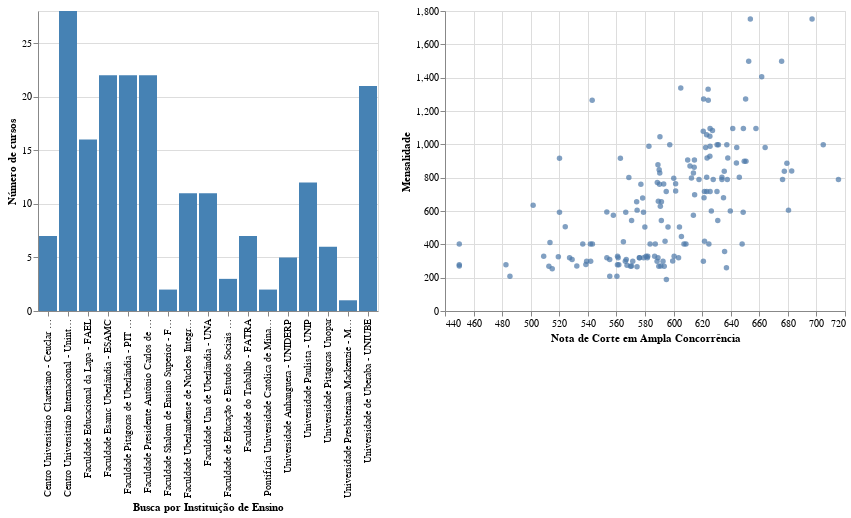

Notebook cell for this chart:
### Code cell
selecao = alt.selection_multi(fields=['universidade_nome'])

hist = alt.Chart(cursos_uberlandia).mark_bar().encode(

    x = alt.X(
        'universidade_nome:N',
        axis = alt.Axis(title = 'Busca por Instituição de Ensino')
        ),

    y = alt.Y(
        'count()',
        axis = alt.Axis(title = 'Número de cursos')
        ),

    color = alt.condition(selecao,alt.value('steelblue'),alt.value('lightgray'), legend = None)
).add_selection(
    selecao
)

point = alt.Chart(cursos_uberlandia).mark_circle().encode(
    x = alt.X('nota_integral_ampla:Q',
              scale = alt.Scale(zero = False),
              axis = alt.Axis(title = 'Nota de Corte em Ampla Concorrência')
              ),

    y = alt.Y('mensalidade:Q',
              scale = alt.Scale(zero = False),
              axis = alt.Axis(title = 'Mensalidade')
             ),

    tooltip = ['nome', 'nota_integral_ampla', 'mensalidade']
).transform_filter(
    selecao
)

hist | point

### Figure 1 — Vega-Lite specification as saved in the notebook (floating-point values rounded to 4 significant figures; data arrays with more than 128 entries replaced by an {"elided": "..."} marker saying what was removed)
{"config": {"view": {"continuousWidth": 400, "continuousHeight": 300}}, "hconcat": [{"mark": "bar", "encoding": {"color": {"condition": {"value": "steelblue", "selection": "selector012"}, "value": "lightgray"}, "x": {"axis": {"title": "Busca por Instituição de Ensino"}, "field": "universidade_nome", "type": "nominal"}, "y": {"aggregate": "count", "axis": {"title": "Número de cursos"}, "type": "quantitative"}}, "selection": {"selector012": {"type": "multi", "fields": ["universidade_nome"]}}}, {"mark": "circle", "encoding": {"tooltip": [{"field": "nome", "type": "nominal"}, {"field": "nota_integral_ampla", "type": "quantitative"}, {"field": "mensalidade", "type": "quantitative"}], "x": {"axis": {"title": "Nota de Corte em Ampla Concorrência"}, "field": "nota_integral_ampla", "scale": {"zero": false}, "type": "quantitative"}, "y": {"axis": {"title": "Mensalidade"}, "field": "mensalidade", "scale": {"zero": false}, "type": "quantitative"}}, "transform": [{"filter": {"selection": "selector012"}}]}], "data": {"name": "data-75fa4e446b2e26d6a8b1eddc1e227138"}, "$schema": "https://vega.github.io/schema/vega-lite/v4.17.0.json", "datasets": {"data-75fa4e446b2e26d6a8b1eddc1e227138": {"elided": "198 records"}}}
